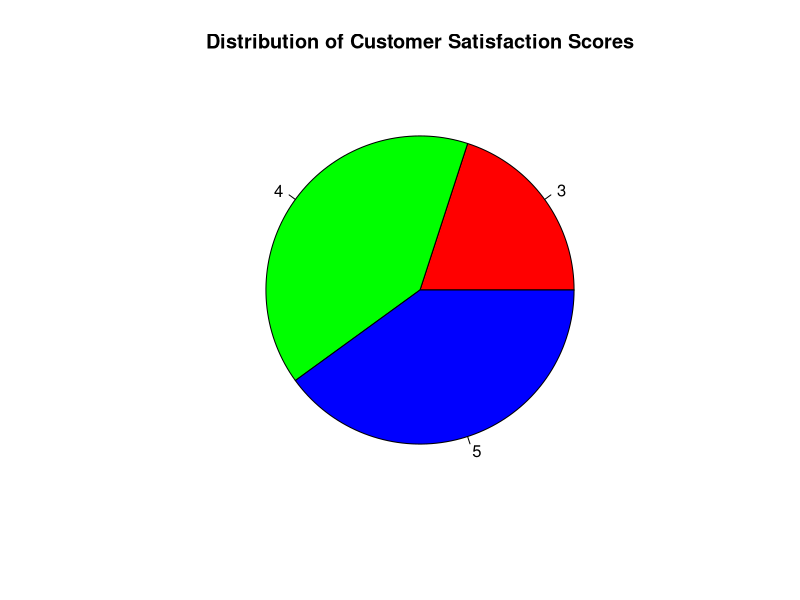

This figure's R source:
# Dataset
scores <- c(4, 5, 3, 4, 5)

# Count frequencies
score_count <- table(scores)

# Pie chart
pie(score_count,
    main = "Distribution of Customer Satisfaction Scores",
    col = rainbow(length(score_count)))
